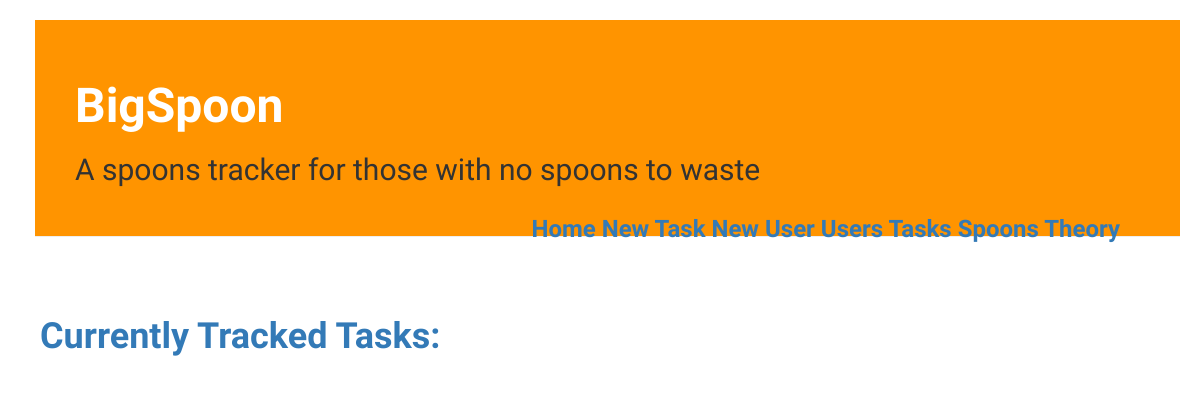
The app's page /task_list (signed in), older data.
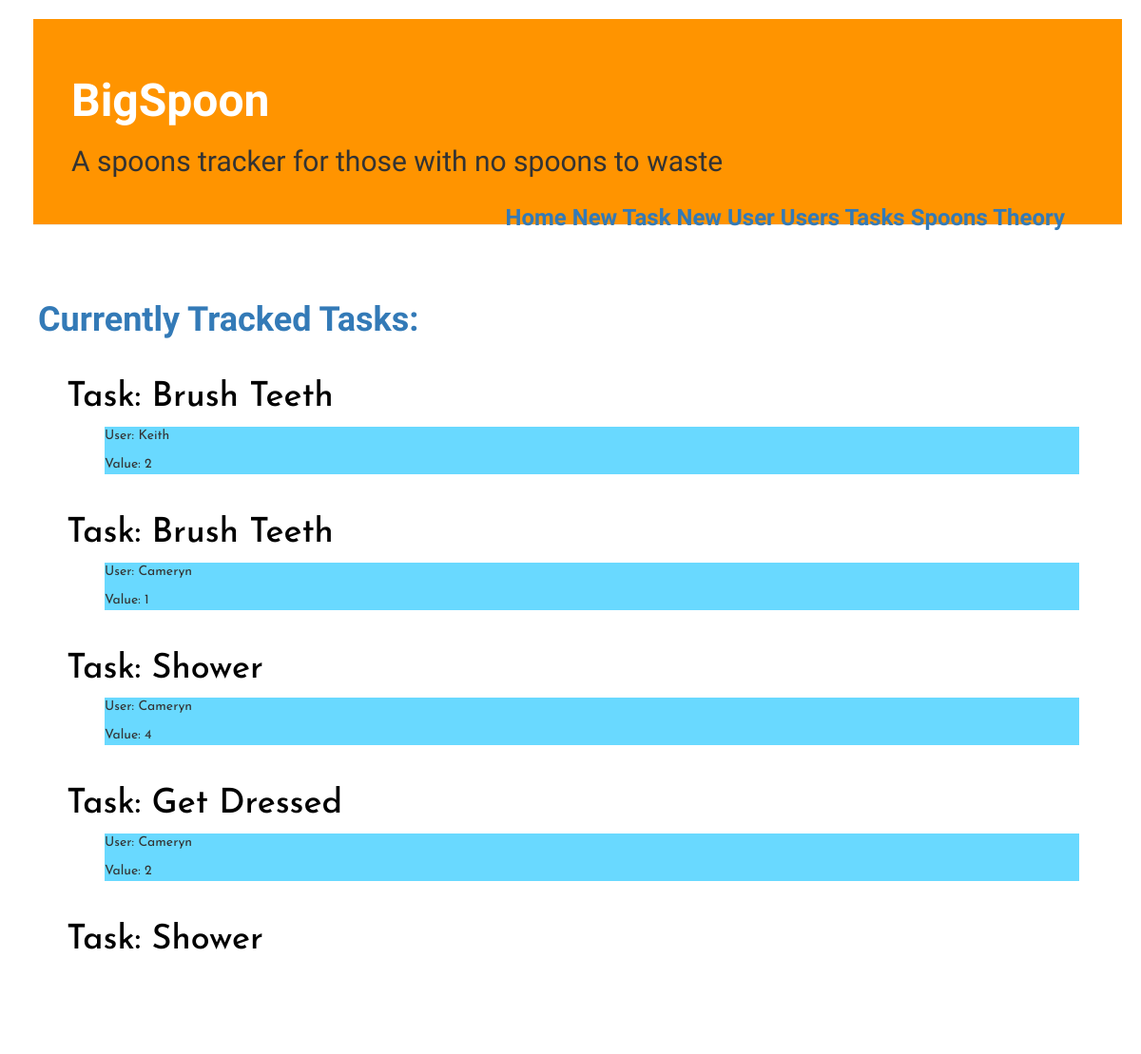
The same page, newer data.
### spoons/models.py (models this page shows, shortened)
class SpoonTask(models.Model):
    task_key = models.AutoField(primary_key=True)
    task_user = models.ForeignKey('auth.User')
    task = models.CharField(max_length=20,
    )
    value = models.PositiveIntegerField()

### spoons/views.py (the view)
# urls.py: url(r'^task_list', views.task_list, name='tasks'),
def task_list(request):
    tasks = SpoonTask.objects.all() # NOTE: Make User Dynamic
    return render(request, 'spoons/task_list.html', {'tasks': tasks})

### spoons/templates/spoons/task_list.html
{% extends 'spoons/base.html' %}
{% block content %}
  <a href="{% url 'task_new' %}" class ""
    <div>
      <h1 class="list-title"><strong>Currently Tracked Tasks:</strong></h1>
      {% for task in tasks %}
        <div class="task">
          <h1><a href="{% url 'task_detail' pk=task.task_key%}">Task: {{task.task}}</a></h1>
          <div class="info">
            <p>User: {{task.task_user}}</p>
            <p>Value: {{task.value}}</p>
          </div>
        </div>
      {% endfor %}
    </div>
{% endblock %}

Row changes from the older to the newer data that the page shows:
added SpoonTask: task "Brush Teeth", task_user "Keith", value "2"
added SpoonTask: task "Brush Teeth", task_user "Cameryn", value "1"
added SpoonTask: task "Shower", task_user "Cameryn", value "4"
added SpoonTask: task "Get Dressed", task_user "Cameryn", value "2"
added SpoonTask: task "Shower"
